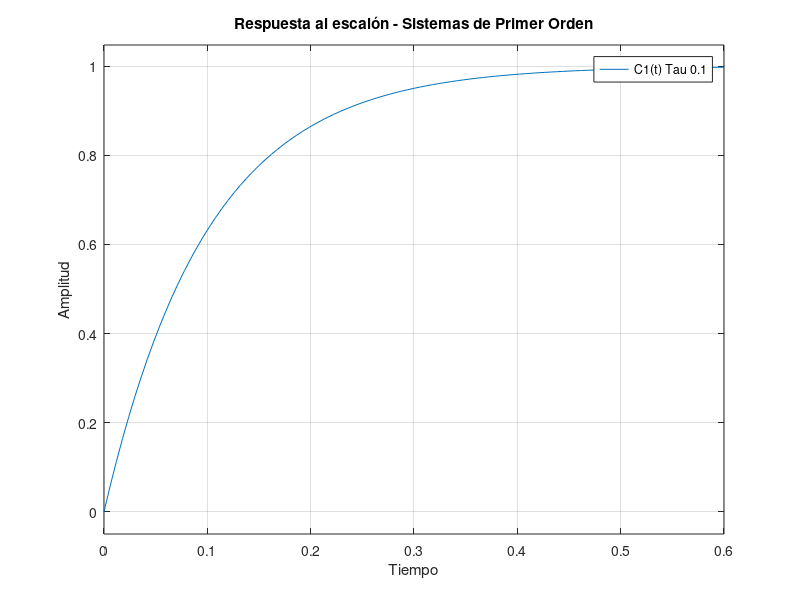

The MATLAB source for this figure:
clc
%hold on Para que el step(G2) no pise el primer step
T1 = 0.1;
T2 = 0.2;

num = 1;
den = [T1 1]; %Con ; no muestra las vriables, sin ese sí
G1 = tf(num, den) %tf crea una función de transferencia con ese númerador y denominador

den = [T2 1]; %Con ; no muestra las vriables, sin ese sí
G2 = tf(num, den) %tf crea una función de transferencia con ese númerador y denominador
step(G1) %Es multiparametro paa que se puedan ingresar vrias graficas
%step(G2)
title('Respuesta al escalón - Sistemas de Primer Orden')
ylabel('Amplitud')
xlabel('Tiempo')
legend('C1(t) Tau 0.1')